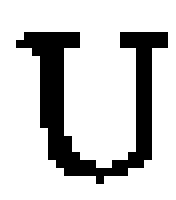
%> input picture img/Bild11_U.bmp, 22 x 25 px (shown 8 times larger)
$ octave Copy_of_rand_und_loecher.m   (GNU Octave 9; MATLAB toolbox functions it lacks are replaced by stand-ins)
%> lines starting %> are read from the running program, lines starting %| are printed output that depends on the picture; in (x1, y1, x2, y2) boxes, pixels count from 0 and x2, y2 are one past the last pixel; in counts of white or black regions, pixels touching at a corner belong together; the program's own positions count from 1


clc;
close all;
clear all;

%
binary_image = imread('img/Bild11_U.bmp');
%> binary_image: size 25x22 uint8; 21.3% white in thin lines or dots, all inside (x1, y1, x2, y2) = (2, 4, 21, 23)
neighbors = 4;

% check for all shapes for holes
B = bwboundaries(binary_image,neighbors);
%> B = 1 boundary; box (x1, y1, x2, y2) and points: (2, 4, 21, 23) 95

fig1 = figure;
hold on

for k = 1:length(B)
   boundary = B{k};
 % convert boundary in complex numbers
   boundary_complex = complex(B{k}(:,1),B{k}(:,2));
 %  freemanCodeBoundary(k) = freemancc(B{k});
   subplot(1,2,2);
   plot(boundary(:,2), boundary(:,1), 'k', 'LineWidth', 2)
end
%> this loop made 1 pass

hold off

subplot(1,2,1)
imshow(binary_image)
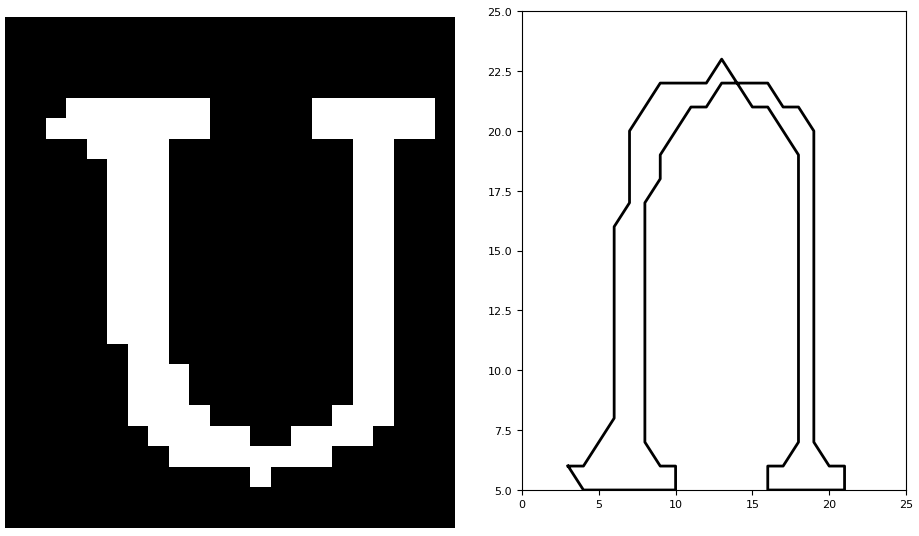
%> figure redrawn from the program's plot data, 2 panels

% find exponent p for 2^p number larger then vector length
p = nextpow2(length(boundary_complex));
%> p = 7

%
boundary_transform = fft(boundary_complex,2^p)

boundary_i_transform = ifft(boundary_transform,1)
